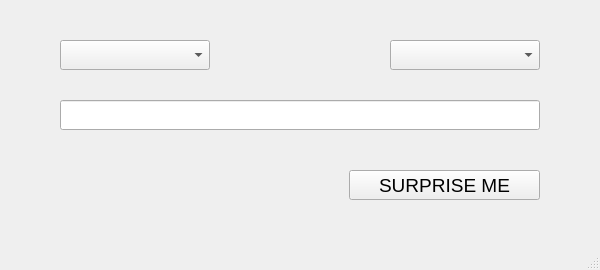
<?xml version="1.0" encoding="UTF-8"?>
<ui version="4.0">
 <class>MainWindow</class>
 <widget class="QMainWindow" name="MainWindow">
  <property name="geometry">
   <rect>
    <x>0</x>
    <y>0</y>
    <width>600</width>
    <height>270</height>
   </rect>
  </property>
  <property name="font">
   <font>
    <pointsize>14</pointsize>
   </font>
  </property>
  <property name="windowTitle">
   <string>MainWindow</string>
  </property>
  <widget class="QWidget" name="centralwidget">
   <property name="sizePolicy">
    <sizepolicy hsizetype="Fixed" vsizetype="Fixed">
     <horstretch>0</horstretch>
     <verstretch>0</verstretch>
    </sizepolicy>
   </property>
   <widget class="QLineEdit" name="input">
    <property name="geometry">
     <rect>
      <x>60</x>
      <y>100</y>
      <width>480</width>
      <height>30</height>
     </rect>
    </property>
    <property name="text">
     <string/>
    </property>
   </widget>
   <widget class="QPushButton" name="btn">
    <property name="geometry">
     <rect>
      <x>349</x>
      <y>170</y>
      <width>191</width>
      <height>30</height>
     </rect>
    </property>
    <property name="text">
     <string>SURPRISE ME</string>
    </property>
   </widget>
   <widget class="QComboBox" name="option1">
    <property name="geometry">
     <rect>
      <x>60</x>
      <y>40</y>
      <width>150</width>
      <height>30</height>
     </rect>
    </property>
   </widget>
   <widget class="QComboBox" name="option2">
    <property name="geometry">
     <rect>
      <x>390</x>
      <y>40</y>
      <width>150</width>
      <height>30</height>
     </rect>
    </property>
   </widget>
  </widget>
  <widget class="QMenuBar" name="menubar">
   <property name="geometry">
    <rect>
     <x>0</x>
     <y>0</y>
     <width>600</width>
     <height>31</height>
    </rect>
   </property>
  </widget>
  <widget class="QStatusBar" name="statusbar"/>
 </widget>
 <resources/>
 <connections/>
</ui>
